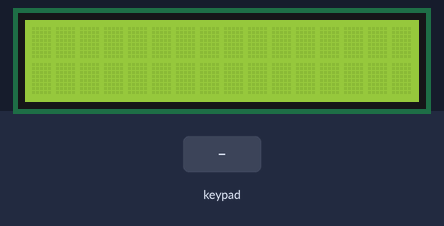
Recording of a sketch running on a simulated Arduino Uno, built with avr-gcc and run on an emulated ATmega328P. Parts: 16×2 character LCD. The test bench sets the inputs (shaded band).

Above: at 1.2 s.
1.3 s: keypad keys 9 8 7 6 # pressed 0.4 s apart
At 3.6 s:
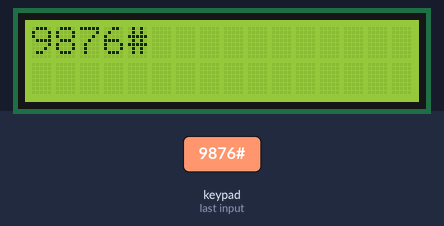
4.8 s: key 'A' pressed
At 6.0 s:
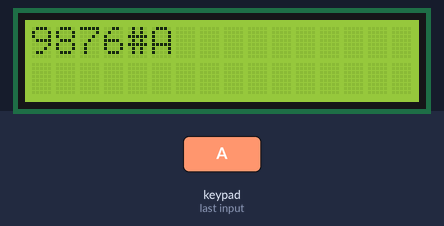
6.3 s: key 'B' pressed
At 7.4 s:
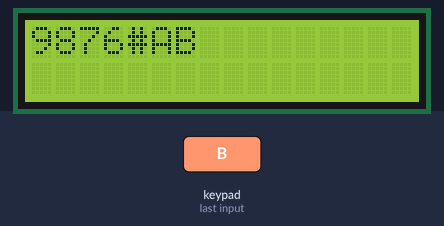
7.8 s: keypad keys 9 8 7 6 * pressed 0.4 s apart
At 10.7 s:
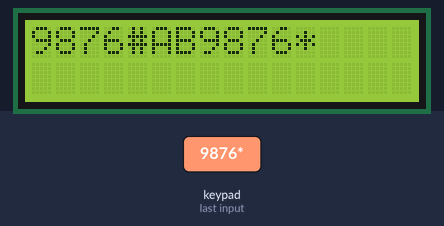
11.3 s: key 'C' pressed
At 12.4 s:
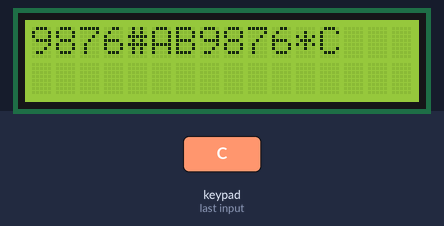
12.8 s: keypad keys 9 8 7 6 A pressed 0.4 s apart
At 15.7 s:
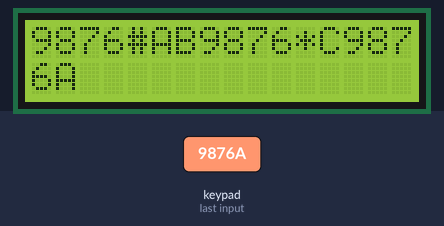
Timing chart, 0 to 17.2 s (numbered marks = the images above; inputs shaded):
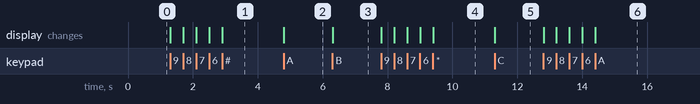

Measured:
- after the input at 1.3 s, the display: first changes at once (image 1 shows a later state)
- after the input at 4.8 s, the display: changes at once (image 2)
- after the input at 6.3 s, the display: changes at once (image 3)
- after the input at 7.8 s, the display: first changes at once (image 4 shows a later state)
- after the input at 11.3 s, the display: changes at once (image 5)
- after the input at 12.8 s, the display: first changes at once (image 6 shows a later state)

The sketch:

print_key_lcd.ino
```cpp
// C++ code
#include <Keypad.h>
#include <LiquidCrystal_I2C.h>

LiquidCrystal_I2C lcd(0x27,16,2); // si no te sale con esta direccion  puedes usar (0x3f,16,2) || (0x27,16,2)  ||(0x20,16,2)

int lcd_col = 0;
int fil_lcd = 0;

const byte filas = 4;
const byte colum = 4;
char keys[filas][colum] = {
    {'1',  '2', '3', 'A'},
    {'4',  '5', '6', 'B'},
    {'7',  '8', '9', 'C'},
    {'*',  '0', '#', 'D'}
};

byte pinfilas[filas] = {9, 8 ,7, 6};
byte pincolum[colum] = {5, 4 ,3, 2};
char tecla;

Keypad teclado = Keypad(makeKeymap(keys), pinfilas, pincolum, filas, colum);

void setup()
{
  lcd.init();
  lcd.backlight();
  lcd.setCursor(lcd_col,0);
}

void loop()
{
  tecla = teclado.getKey();

  if (tecla)
  {
    lcd.print(tecla);
    lcd.setCursor(++lcd_col, fil_lcd);

    if (lcd_col == 15 && fil_lcd == 0)
    {
      lcd_col = -1;
      fil_lcd = 1;
    }
  }
}
```
